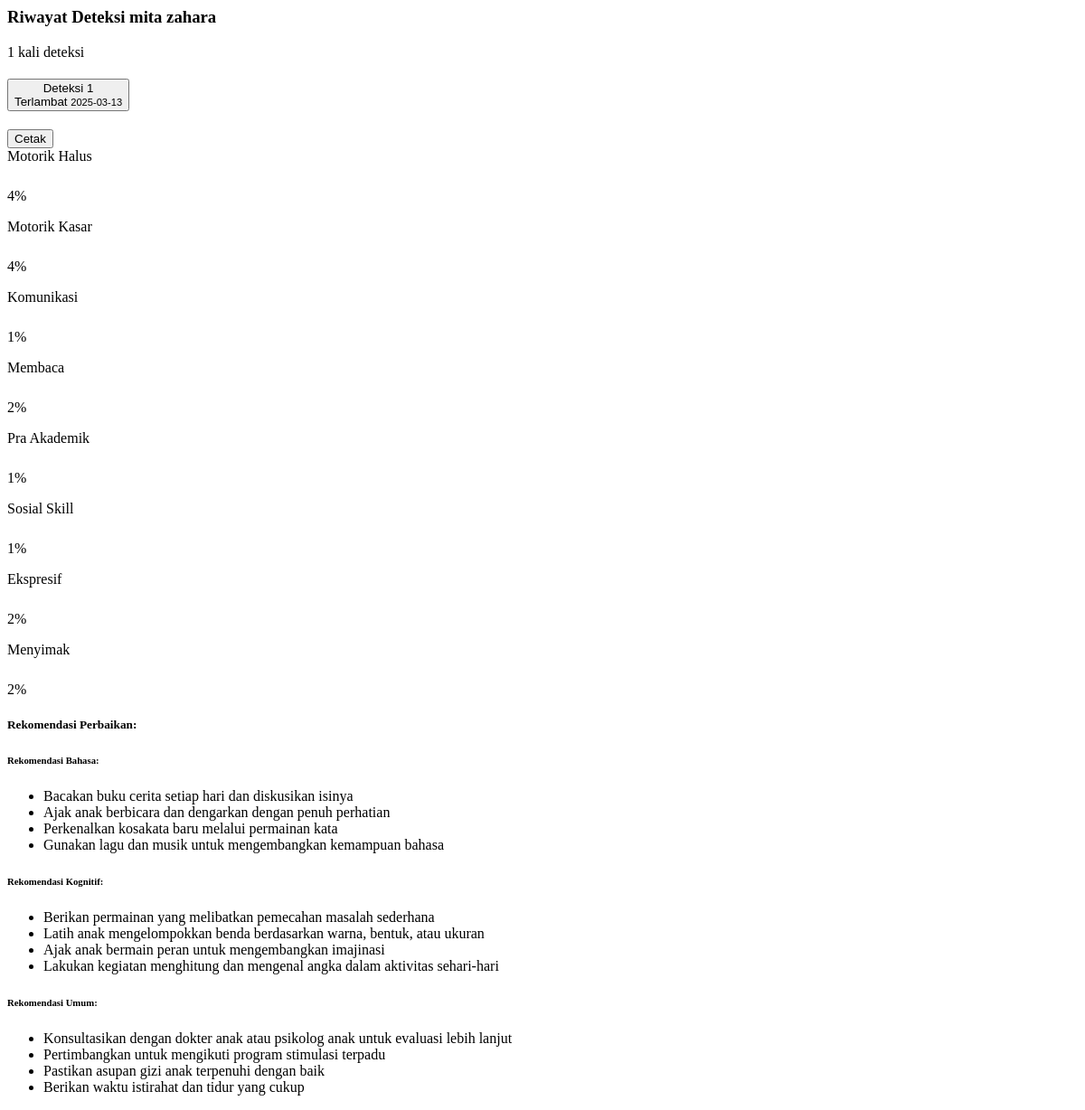
/hasil_deteksi_anak.php (signed in), run on the app's committed database.
### tables this page shows
CREATE TABLE IF NOT EXISTS `students` (
  `student_id` int(11) NOT NULL AUTO_INCREMENT,
  `parent_id` int(11) DEFAULT NULL,
  `name` varchar(100) NOT NULL,
  `usia` int(11) NOT NULL DEFAULT '0',
  `gender` enum('L','P') NOT NULL,
  `class` varchar(20) DEFAULT NULL,
  PRIMARY KEY (`student_id`),
  KEY `parent_id` (`parent_id`),
  CONSTRAINT `students_ibfk_1` FOREIGN KEY (`parent_id`) REFERENCES `users` (`user_id`)
);

CREATE TABLE IF NOT EXISTS `assessment_results` (
  `id` int(11) NOT NULL AUTO_INCREMENT,
  `student_id` int(11) DEFAULT NULL,
  `motorik_kasar` int(11) DEFAULT NULL,
  `motorik_halus` int(11) DEFAULT NULL,
  `komunikasi` int(11) DEFAULT NULL,
  `membaca` int(11) DEFAULT NULL,
  `sosial_skill` int(11) DEFAULT NULL,
  `menyimak` int(11) DEFAULT NULL,
  `ekspresif` int(11) DEFAULT NULL,
  `pra_akademik` int(11) DEFAULT NULL,
  `prediction` varchar(50) DEFAULT NULL,
  `rekomendasi` text,
  `tanggal` date DEFAULT NULL,
  `motorik_score` float DEFAULT NULL,
  `bahasa_score` float DEFAULT NULL,
  `kognitif_score` float DEFAULT NULL,
  PRIMARY KEY (`id`) USING BTREE,
  KEY `FK__students` (`student_id`) USING BTREE,
  CONSTRAINT `FK_assessment_results_students` FOREIGN KEY (`student_id`) REFERENCES `students` (`student_id`) ON DELETE CASCADE ON UPDATE CASCADE
);

### hasil_deteksi_anak.php (the view, shortened to what this page needs)
<?php
    include "proses/connect.php";
    $user_id = $_SESSION['user_id'];
    $query_anak = "SELECT s.*, u.fullname as parent_name
                   FROM students s
                   LEFT JOIN users u ON s.parent_id = u.user_id
                   WHERE s.parent_id = '$user_id'";
    $result_anak = mysqli_query($conn, $query_anak);
    $anak = mysqli_fetch_assoc($result_anak);
    $id_anak = $anak['student_id'];
    $query_deteksi = "SELECT motorik_halus, motorik_kasar, komunikasi, membaca, pra_akademik, sosial_skill, ekspresif, menyimak, prediction, tanggal, rekomendasi, id
                      FROM assessment_results
                      WHERE student_id = '$id_anak'
                      ORDER BY tanggal DESC";
    $result_deteksi = mysqli_query($conn, $query_deteksi);
    $jumlah_deteksi = mysqli_num_rows($result_deteksi);
?>
<div class="col-lg-9 mt-2">
    <div class="card shadow-sm">
        <div class="card-body">
            <div class="d-flex justify-content-between align-items-center mb-4">
                <h3 class="card-title h5">Riwayat Deteksi <?= htmlspecialchars($anak['name']) ?></h3>
                <span class="badge bg-primary"><?= $jumlah_deteksi ?> kali deteksi</span>
            </div>
            <?php if ($jumlah_deteksi == 0): ?>
                <div class="alert alert-info">
                    Belum ada riwayat deteksi untuk anak Anda.
                </div>
            <?php else: ?>
                <div class="accordion" id="detectionHistory">
                    <?php $counter = 1; ?>
                    <?php while($row_deteksi = mysqli_fetch_assoc($result_deteksi)): ?>
                        <div class="accordion-item mb-3">
                            <h2 class="accordion-header" id="heading<?= $counter ?>">
                                <button class="accordion-button <?= ($counter > 1) ? 'collapsed' : '' ?>" type="button" data-bs-toggle="collapse"
                                        data-bs-target="#collapse<?= $counter ?>" aria-expanded="<?= ($counter == 1) ? 'true' : 'false' ?>"
                                        aria-controls="collapse<?= $counter ?>">
                                    <div class="d-flex justify-content-between align-items-center w-100">
                                        <span>Deteksi <?= $jumlah_deteksi - $counter + 1 ?></span>
                                        <div>
                                            <span class="badge <?= strtolower($row_deteksi['prediction']) == 'terlambat' ? 'bg-warning' : 'bg-success' ?> me-2">
                                                <?= htmlspecialchars($row_deteksi['prediction']) ?>
                                            </span>
                                            <small class="text-muted"><?= htmlspecialchars($row_deteksi['tanggal']) ?></small>
                                        </div>
                                    </div>
                                </button>
                            </h2>
                            <div id="collapse<?= $counter ?>" class="accordion-collapse collapse <?= ($counter == 1) ? 'show' : '' ?>"
                                 aria-labelledby="heading<?= $counter ?>" data-bs-parent="#detectionHistory">
                                <div class="accordion-body" id="printableArea-<?= $counter ?>">
                                    <div class="d-flex justify-content-end mb-3">
                                        <button class="btn btn-sm btn-outline-secondary print-button "
                                                onclick="return printSpecificContent('printableArea-<?= $counter ?>')">
                                            <i class="bi bi-printer"></i> Cetak
                                        </button>
                                    </div>
                                    <div class="mb-2">
                                        <span class="text-muted">Motorik Halus</span>
                                        <div class="progress" style="height: 10px;">
                                        </div>
                                        <p class="text-end text-muted small"><?= htmlspecialchars($row_deteksi['motorik_halus']) ?>%</p>
                                    </div>
                                    <div class="mb-2">
                                        <span class="text-muted">Motorik Kasar</span>
                                        <div class="progress" style="height: 10px;">
                                        </div>
                                        <p class="text-end text-muted small"><?= htmlspecialchars($row_deteksi['motorik_kasar']) ?>%</p>
                                    </div>
                                    <div class="mb-2">
                                        <span class="text-muted">Komunikasi</span>
                                        <div class="progress" style="height: 10px;">
                                        </div>
                                        <p class="text-end text-muted small"><?= htmlspecialchars($row_deteksi['komunikasi']) ?>%</p>
                                    </div>
                                    <div class="mb-2">
                                        <span class="text-muted">Membaca</span>
                                        <div class="progress" style="height: 10px;">
                                        </div>
                                        <p class="text-end text-muted small"><?= htmlspecialchars($row_deteksi['membaca']) ?>%</p>
                                    </div>
                                    <div class="mb-2">
                                        <span class="text-muted">Pra Akademik</span>
                                        <div class="progress" style="height: 10px;">
                                        </div>
                                        <p class="text-end text-muted small"><?= htmlspecialchars($row_deteksi['pra_akademik']) ?>%</p>
                                    </div>
                                    <div class="mb-2">
                                        <span class="text-muted">Sosial Skill</span>
                                        <div class="progress" style="height: 10px;">
                                        </div>
                                        <p class="text-end text-muted small"><?= htmlspecialchars($row_deteksi['sosial_skill']) ?>%</p>
                                    </div>
                                    <div class="mb-2">
                                        <span class="text-muted">Ekspresif</span>
                                        <div class="progress" style="height: 10px;">
                                        </div>
                                        <p class="text-end text-muted small"><?= htmlspecialchars($row_deteksi['ekspresif']) ?>%</p>
                                    </div>
                                    <div class="mb-2">
                                        <span class="text-muted">Menyimak</span>
                                        <div class="progress" style="height: 10px;">
                                        </div>
                                        <p class="text-end text-muted small"><?= htmlspecialchars($row_deteksi['menyimak']) ?>%</p>
                                    </div>
                                    <?php
                                    if (strtolower($row_deteksi['prediction']) == "terlambat"):
                                        $rekomendasi_json = $row_deteksi['rekomendasi'];
                                        if (!empty($rekomendasi_json)) {
                                            $rekomendasi = json_decode($rekomendasi_json, true);
                                            if (json_last_error() === JSON_ERROR_NONE && !empty($rekomendasi)) {
                                    ?>
                                    <div class="mt-4">
                                        <h5 class="h6 mb-3">Rekomendasi Perbaikan:</h5>
                                        <?php foreach ($rekomendasi as $area => $items): ?>
                                            <div class="mb-3">
                                                <h6 class="text-primary">Rekomendasi <?= ucfirst($area) ?>:</h6>
                                                <ul class="list-group">
                                                    <?php foreach ($items as $item): ?>
                                                        <li class="list-group-item"><?= htmlspecialchars($item) ?></li>
                                                    <?php endforeach; ?>
                                                </ul>
                                            </div>
                                        <?php endforeach; ?>
                                    </div>
                                    <?php
                                            } else {
                                                echo "<p class='text-danger'>Error: Format rekomendasi tidak valid.</p>";
                                            }
                                        }
                                    endif;
                                    ?>
                                </div>
                            </div>
                        </div>
                        <?php $counter++; ?>
                    <?php endwhile; ?>
                </div>
            <?php endif; ?>
        </div>
    </div>
</div>

### data on the page
students: name "mita zahara"
assessment_results: counter "1", prediction "Terlambat", tanggal "2025-03-13", motorik_halus "4", motorik_kasar "4", komunikasi "1", membaca "2", pra_akademik "1", sosial_skill "1", ekspresif "2", menyimak "2", area "Bahasa", item "Bacakan buku cerita setiap hari dan diskusikan isinya", item "Ajak anak berbicara dan dengarkan dengan penuh perhatian", item "Perkenalkan kosakata baru melalui permainan kata", item "Gunakan lagu dan musik untuk mengembangkan kemampuan bahasa", area "Kognitif", item "Berikan permainan yang melibatkan pemecahan masalah sederhana", item "Latih anak mengelompokkan benda berdasarkan warna, bentuk, atau ukuran", item "Ajak anak bermain peran untuk mengembangkan imajinasi", item "Lakukan kegiatan menghitung dan mengenal angka dalam aktivitas sehari-hari", area "Umum", item "Konsultasikan dengan dokter anak atau psikolog anak untuk evaluasi lebih lanjut", item "Pertimbangkan untuk mengikuti program stimulasi terpadu", item "Pastikan asupan gizi anak terpenuhi dengan baik", item "Berikan waktu istirahat dan tidur yang cukup"

### other printed values
$jumlah_deteksi "1"
